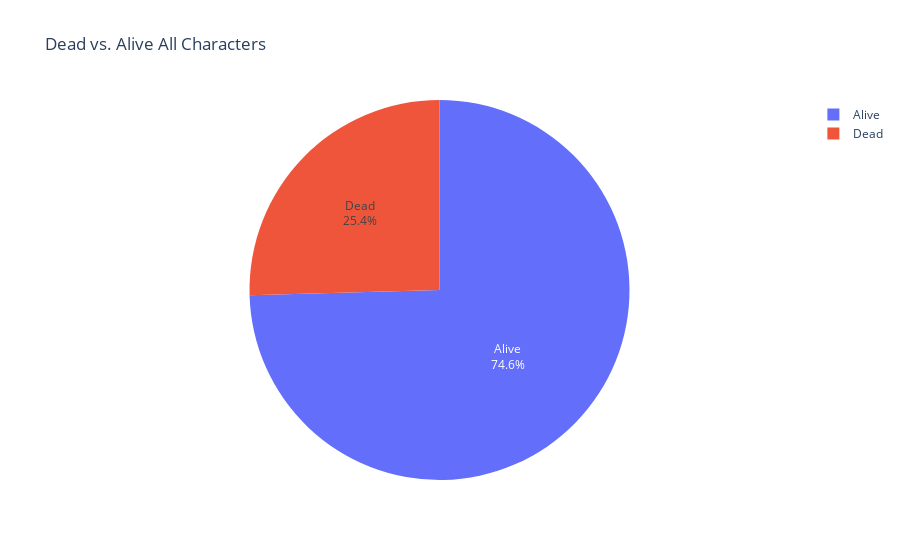

Notebook code cell kept with this figure:
### Markdown cell above
### Visual Exploration

### Code cell
# Alive and Dead Pie Charts

dead_alive_dict = {1:"Alive", 0:"Dead"}

# Mapping

got_deaths_df["isAlive_str"] = got_deaths_df["isAlive"].map(dead_alive_dict)

# Pie Chart 

fig = px.pie(got_deaths_df, names="isAlive_str", title="Dead vs. Alive All Characters")
fig.update_traces(textposition='inside', textinfo='percent+label')
fig.show()

### Figure 1 — Plotly figure (JSON) as saved in the notebook; plotly's stock layout.template omitted (floating-point values rounded to 4 significant figures; data arrays with more than 128 entries replaced by an {"elided": "..."} marker saying what was removed)
{"data": [{"domain": {"x": [0, 1], "y": [0, 1]}, "hoverlabel": {"namelength": 0}, "hovertemplate": "isAlive_str=%{label}", "labels": {"elided": "1946 str values"}, "legendgroup": "", "name": "", "showlegend": true, "textinfo": "percent+label", "textposition": "inside", "type": "pie"}], "layout": {"legend": {"tracegroupgap": 0}, "title": {"text": "Dead vs. Alive All Characters"}}}
